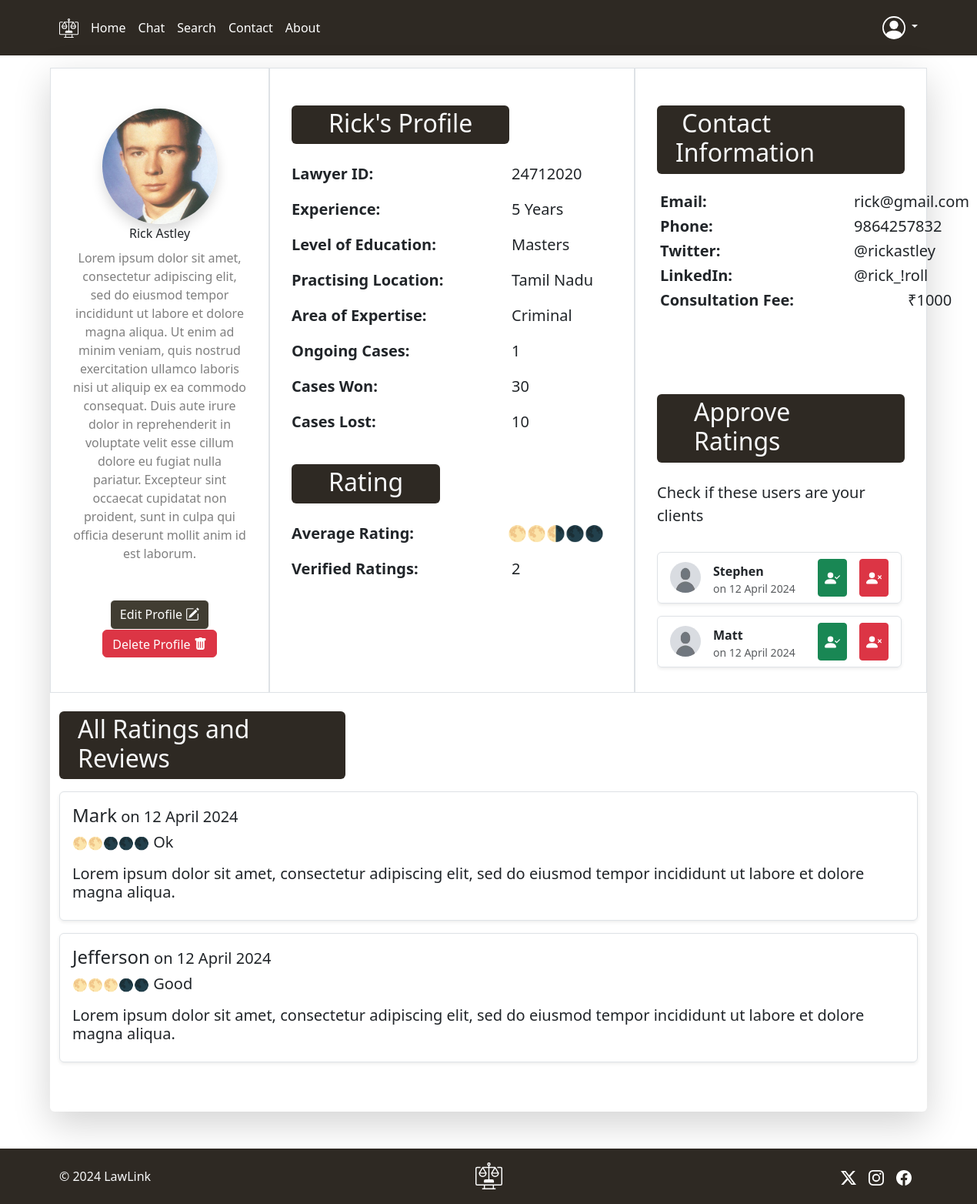
/profile/1 (signed in), run on an earlier commit of the app's database.
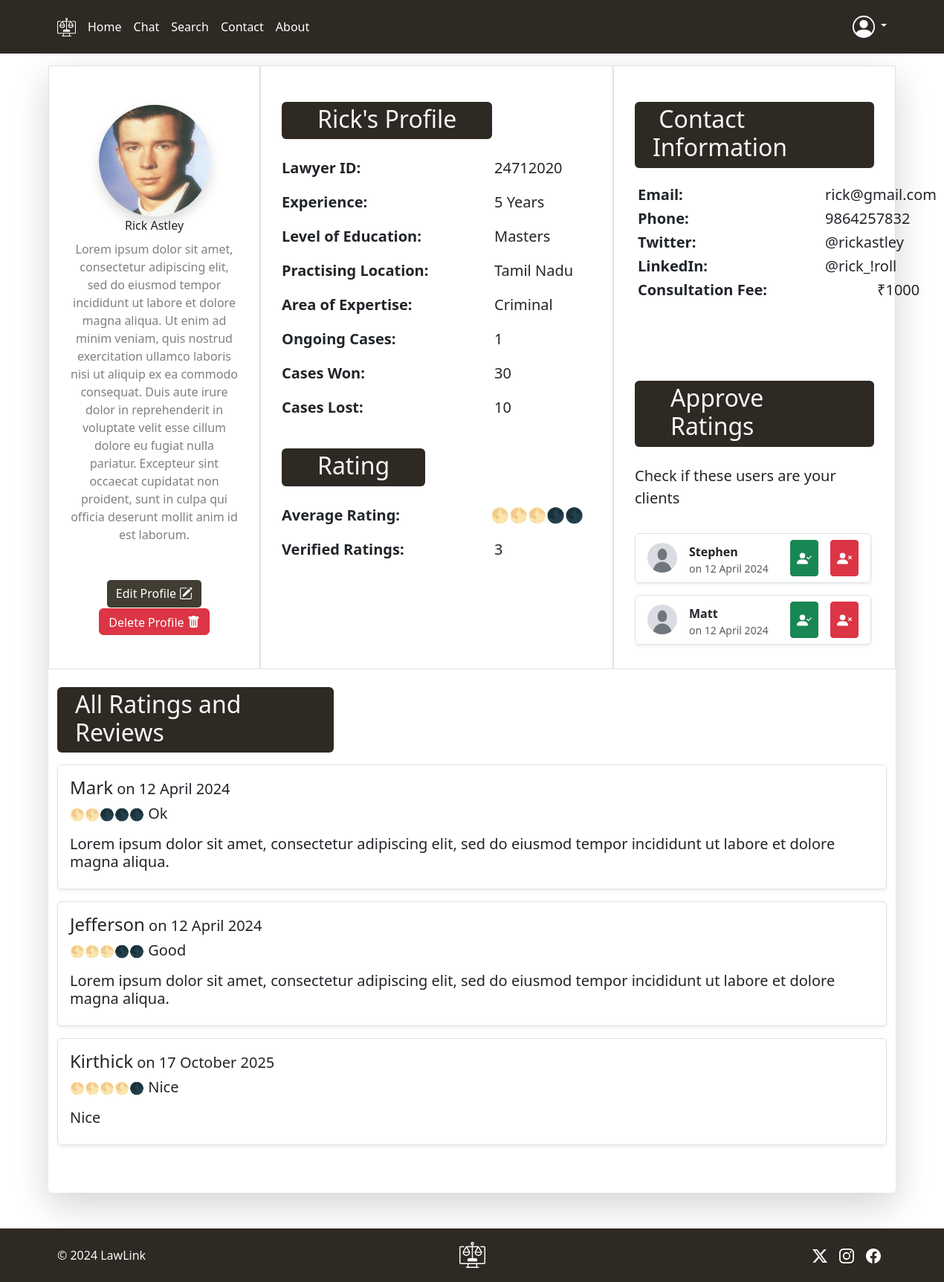
And on a later commit of the database.
### main.py (models this page shows, shortened)
class Lawyer(db.Model, UserMixin):
    __table_name__ = 'lawyer'
    id: db.Mapped[int] = db.mapped_column(primary_key=True)
    name = db.Column(db.String(80), nullable=False)
    pic_url = db.Column(db.String(200), nullable=False)
    bio = db.Column(db.String(200), nullable=False)
    education = db.Column(db.String(20), nullable=False)
    bar_council_id = db.Column(db.Integer, nullable=False, unique=True)
    location = db.Column(db.String(200), nullable=False)
    expertise = db.Column(db.String(200), nullable=False)
    experience = db.Column(db.Integer, nullable=False)
    ongoing = db.Column(db.Integer, nullable=False)
    won = db.Column(db.Integer, nullable=False)
    lost = db.Column(db.Integer, nullable=False)
    verified = db.Column(db.Boolean, default=False)
    phone = db.Column(db.Integer, nullable=False)
    email = db.Column(db.String(200), nullable=False)
    fee = db.Column(db.Integer, nullable=False)
    id_url = db.Column(db.String(200), nullable=False)
    verified_sum = db.Column(db.Integer, default=0)
    verified_count = db.Column(db.Integer, default=0)
    user: db.Mapped["User"] = db.relationship(back_populates="lawyer")
    user_id: db.Mapped[int] = db.mapped_column(db.ForeignKey("user.id"))
    lawyer_rating: db.Mapped[List["Rating"]] = db.relationship(back_populates="lawyer")
    lawyer_contact: db.Mapped[List["Contact"]] = db.relationship(back_populates="lawyer")

class User(db.Model, UserMixin):
    __table_name__ = 'user'
    id: db.Mapped[int] = db.mapped_column(primary_key=True)
    username = db.Column(db.String(80), nullable=False)
    email = db.Column(db.String(120), unique=True, nullable=False)
    password = db.Column(db.String(50), nullable=False)
    lawyer: db.Mapped["Lawyer"] = db.relationship(back_populates="user")
    rating_user: db.Mapped[List["Rating"]] = db.relationship(back_populates="rating_author")
    def get_id(self):
        return str(self.id)

class Contact(db.Model, UserMixin):
    __table_name__ = 'rating'
    id: db.Mapped[int] = db.mapped_column(primary_key=True)
    socials = db.Column(db.String(200), nullable=False)
    usernames = db.Column(db.String(200), default=False)
    lawyer: db.Mapped["Lawyer"] = db.relationship(back_populates="lawyer_contact")
    lawyer_id: db.Mapped[int] = db.mapped_column(db.ForeignKey("lawyer.id"))

class Rating(db.Model, UserMixin):
    __table_name__ = 'rating'
    id: db.Mapped[int] = db.mapped_column(primary_key=True)
    rating = db.Column(db.Integer, nullable=False)
    title = db.Column(db.String(200), nullable=False)
    review = db.Column(db.String(200), nullable=False)
    verified = db.Column(db.Boolean, default=False)
    rating_date = db.Column(db.String(20), nullable=False)
    rating_author: db.Mapped["User"] = db.relationship(back_populates="rating_user")
    author_id: db.Mapped[int] = db.mapped_column(db.ForeignKey("user.id"))
    lawyer: db.Mapped["Lawyer"] = db.relationship(back_populates="lawyer_rating")
    lawyer_id: db.Mapped[int] = db.mapped_column(db.ForeignKey("lawyer.id"))

### main.py (the view, shortened to what this page needs)
@app.route('/profile/<lawyer_id>', methods=['POST', 'GET'])
@login_required
def profile(lawyer_id):
    user = db.session.execute(db.Select(User).where(User.id == current_user.get_id())).scalar()
    lawyer = db.get_or_404(Lawyer, lawyer_id)
    return render_template('profile.html', lawyer=lawyer, user=user, rating_dict=rating_dict)

### main.py (called while the page is built)
@login_manager.user_loader
def load_user(user_id):
    return db.session.execute(db.select(User).where(User.id == user_id)).scalar()

### templates/profile.html (shortened to what this page needs)
{% extends 'header.html' %}
{% block content %}
<body>
  <div class="container rounded bg-white mt-3 mb-5 shadow-lg">
    <div class="row" style="min-height: 650px">
      <div class="col-md-3 border">
        <div class="d-flex flex-column text-center p-3 pt-5" >
          <img class="rounded-circle mt-1 mx-auto shadow" width="150px" height="150px" src="{{ url_for('static', filename=lawyer.pic_url) }}" alt="">
          <span class="font-weight-bold">{{ lawyer.name }}</span>
          <span class="text-black-50 mt-2" style="min-height: 250px">{{ lawyer.bio }}</span>
          {% if user.id == lawyer.user_id %}
            <form action="{{ url_for('delete_profile') }}" class="mt-5" method="post">
              <a type="button" href="/editprofile" class="btn btn-brown">Edit Profile
              </a>
              <button type="submit" name="delete" value="{{ lawyer.id }}" class="btn btn-danger pb-1">Delete Profile
              </button>
            </form>
          {% endif %}
        </div>
      </div>
      <div class="col-md-5 border">
        <div class="p-3 py-5">
          <div class="d-flex justify-content-between align-items-center mb-3">
            <h2 class="text-light px-5 pt-1 pb-2 rounded bg-brown">{{ lawyer.user.username }}'s Profile</h2>
          </div>
          <div class="row mt-3">
            <p class="lead fw-bold">Lawyer ID: <span class="fw-light pos-665">{{ lawyer.bar_council_id }}</span></p>
            <p class="lead fw-bold">Experience: <span class="fw-light pos-665">{{ lawyer.experience }} Years</span></p>
            <p class="lead fw-bold">Level of Education: <span class="fw-light pos-665">{{ lawyer.education }}</span></p>
            <p class="lead fw-bold">Practising Location: <span class="fw-light pos-665">{{ lawyer.location }}</span></p>
            <p class="lead fw-bold">Area of Expertise: <span class="fw-light pos-665">{{ lawyer.expertise }}</span></p>
            <p class="lead fw-bold">Ongoing Cases: <span class="fw-light pos-665">{{ lawyer.ongoing }}</span></p>
            <p class="lead fw-bold">Cases Won: <span class="fw-light pos-665">{{ lawyer.won }}</span></p>
            <p class="lead fw-bold">Cases Lost: <span class="fw-light pos-665">{{ lawyer.lost }}</span></p>
          </div>
          <div class="d-flex justify-content-between align-items-center mb-3 mt-4">
            <h2 class="text-light px-5 pt-1 pb-2 rounded bg-brown">Rating</h2>
          </div>
          {% if lawyer.verified_count > 0: %}
            {% set avg_rating = (lawyer.verified_sum/lawyer.verified_count)|round(1) %}
            {% if avg_rating - avg_rating|int == 0.5: %}
              {% set avg_rating = avg_rating|int + 0.5 %}
            {% elif avg_rating - avg_rating|int > 0.5: %}
              {% set avg_rating = avg_rating|int + 0.7 %}
            {% elif avg_rating - avg_rating|int < 0.5 and avg_rating - avg_rating|int > 0.1: %}
              {% set avg_rating = avg_rating|int + 0.2 %}
            {% else: %}
              {% set avg_rating = avg_rating %}
            {% endif %}
            <p class="lead fw-bold">Average Rating: <span class="fw-light" style="position: absolute; left: 660px">{{ rating_dict[avg_rating] }}</span></p>
            <p class="lead fw-bold">Verified Ratings: <span class="fw-light pos-665">{{ lawyer.verified_count }}</span></p>
          {% endif %}
        </div>
      </div>
      <div class="col-md-4 border">
        {% if user %}
          <div class="p-3 mt-1">
            <div class="d-flex justify-content-between align-items-center mb-3 mt-4 pt-1">
              <h2 class="text-light px-4 pt-1 pb-2 rounded bg-brown" >&nbsp;Contact Information&nbsp;</h2>
            </div>
            <div class="col-md-12 mt-2 ms-1">
              <h5 class="lead fw-bold">Email: <span class="fw-light pos-1110">{{ lawyer.email }}</span></h5>
              <h5 class="lead fw-bold">Phone: <span class="fw-light pos-1110">{{ lawyer.phone }}</span></h5>
            {% for contact in lawyer.lawyer_contact %}
              <h5 class="lead fw-bold">{{ contact.socials }} <span class="fw-light pos-1110">@{{ contact.usernames }}</span></h5>
            {% endfor %}
              <h5 class="lead fw-bold">Consultation Fee: <span class="fw-light" style="position: absolute; left: 1180px">₹{{ lawyer.fee }}</span></h5>
            </div>
            {% if user.id != lawyer.user_id %}
              <form id="rating" class="col-md-12 mt-100" action="{{ url_for('profile', lawyer_id = lawyer.id) }}" method="post">
                  <h5 >Rate Your Experience:</h5>
                <div class="border shadow-sm py-2 mt-2 ps-2 col-6 rounded" style="font-size: 1.3rem">
                  <input onclick="change_rating(1)" type="button" class="px-0 bg-white no-border ms-1" value="🌑" id="rate1" placeholder="">
                  <input onclick="change_rating(2)" type="button" class="px-0 bg-white no-border" value="🌑" id="rate2">
                  <input onclick="change_rating(3)" type="button" class="px-0 bg-white no-border" value="🌑" id="rate3">
                  <input onclick="change_rating(4)" type="button" class="px-0 bg-white no-border" value="🌑" id="rate4">
                  <input onclick="change_rating(5)" type="button" class="px-0 bg-white no-border" value="🌑" id="rate5">
                  <input hidden="hidden" value="0" id="rating_value" name="rating_value">
                  <input hidden="hidden" value="{{ user.username }}" id="reviewed_user" name="reviewed_user">
                </div>
                <input type="text" id="title" class="form-control py-2 my-3 shadow-sm fw-bold" name="title" placeholder="Title">
                <textarea id="review" name="review" class="form-control my-3 shadow-sm" style="height: 9em" placeholder="Details"></textarea>
                <button type="submit" class="btn btn-brown">Save</button>
              </form>
            {% elif user.id == lawyer.user_id %}
            <div class="d-flex justify-content-between align-items-center mb-3 mt-100">
                <h2 class="text-light px-5 pt-1 pb-2 rounded bg-brown" >Approve Ratings</h2>
            </div>
            <p class="lead">Check if these users are your clients</p>
            <div style="max-height:220px;" class="overflow-y-scroll pe-1">
              {% for rating in lawyer.lawyer_rating %}
              {% if not rating.verified %}
                <form id="approve" data-sb-form-api-token="API_TOKEN" action="" method="post">
                  <div class="list-group-item d-flex gap-3 my-3 p-2 px-3 border rounded shadow-sm">
                    {% if rating.rating_author.lawyer: %}
                      <img class="rounded-circle mt-1 mx-auto" width="40px" height="40px" src="{{ url_for('static', filename=rating.rating_author.lawyer.pic_url) }}" alt="">
                    {% else: %}
                      <img class="rounded-circle mt-1 mx-auto" width="40px" height="40px" src="{{ url_for('static', filename='lawyer_pics/default.png') }}" alt="">
                    {% endif %}
                    <span class="pt-1 form-checked-content flex-grow-1">
                      <strong>{{ rating.rating_author.username }}</strong>
                      <small class="d-block text-muted">{{ rating.rating_date }}</small>
                    </span>
                    <button class="btn btn-success px-2 btn-sm" name="approve" value="{{ rating.author_id }}" type="submit">
                    </button>
                    <button class="btn btn-danger px-2 btn-sm" name="delete" value="{{ rating.author_id }}" type="submit">
                    </button>
                  </div>
                </form>
              {% endif %}
              {% else: %}
                <h2 class="text-muted ms-2 mt-4">No Reviews To Approve</h2>
              {% endfor %}
            </div>
            {% endif %}
          </div>
        {% endif %}
      </div>
    </div>
    <div class="mt-4 pb-5">
      <h2 class="text-light ps-4 pt-1 pb-2 mb-3 col-4 rounded bg-brown" >All Ratings and Reviews</h2>
      {% if lawyer.lawyer_rating and lawyer.verified_count > 0 %}
      {% for rating in lawyer.lawyer_rating %}
      {% if rating.verified %}
        <div class="py-3 ps-3 border rounded shadow-sm mb-3">
          <h4>{{ rating.rating_author.username }}<span class="h5 fw-light"> {{ rating.rating_date }}</span></h4>
          <p class="fw-bold">{{ rating_dict[rating.rating] }}<span class="h5"> {{ rating.title }}</span></p>
          <h5 class="fw-light">{{ rating.review }}</h5>
        </div>
      {% endif %}
      {% endfor %}
      {% else %}
        <h2 class="text-center text-muted mt-5">No Verified Reviews Yet</h2>
      {% endif %}
    </div>
  </div>
</body>
{% include 'footer.html' %}
{% endblock %}

### templates/header.html (shortened to what this page needs)
<!DOCTYPE html>
<html lang="en">
<head>
  {{ bootstrap.load_css() }}
  <link rel="stylesheet" href="/static/css/styles.css">
</head>
<header class="p-3 text-white" style="background-color: #2e2923">
  <div class="container">
    <div class="d-flex flex-wrap align-items-center justify-content-center justify-content-lg-start">
      <a href="/" class="d-flex align-items-center me-2 mb-lg-0 text-white text-decoration-none">
      </a>
      <ul class="nav col-12 col-lg-auto me-lg-auto justify-content-center mb-md-0">
        <li><a href="/" class="nav-link px-2 text-white">Home</a></li>
        {% if current_user.is_authenticated: %}
          <li><a href="/openchat" class="nav-link px-2 text-white">Chat</a></li>
          <li><a href="/search" class="nav-link px-2 text-white">Search</a></li>
          <li><a href="/contact" class="nav-link px-2 text-white">Contact</a></li>
        {% else: %}
          <li><a href="/#features" class="nav-link px-2 text-white">Features</a></li>
          <li><a href="/openchat" class="nav-link px-2 text-secondary disabled">Chat</a></li>
          <li><a href="/search" class="nav-link px-2 text-secondary disabled">Search</a></li>
        {% endif %}
          <li><a href="/about" class="nav-link px-2 text-white">About</a></li>
      </ul>
      {% if current_user.is_authenticated: %}
      <div class="dropdown text-end">
        <a href="#" class="d-block link-light text-decoration-none dropdown-toggle" data-bs-toggle="dropdown" aria-expanded="false">
        </a>
      </div>
      {% endif %}
    </div>
  </div>
</header>
{% block content %} {% endblock %}
</html>

### templates/footer.html (shortened to what this page needs)
<div  style="background-color: #2e2923">
  <footer class="container d-flex flex-wrap justify-content-between align-items-center pt-3 mt-4 pb-3">
    <p class="col-md-4 mb-0 text-light">© 2024 LawLink</p>
    <a href="/" class="col-md-4 d-flex align-items-center justify-content-center mb-3 mb-md-0 me-md-auto link-body-emphasis text-decoration-none">
    </a>
    <ul class="nav col-md-4 justify-content-end">
      <li class="nav-item">
        <a href="#" class="nav-link px-2 text-body-secondary">
          <svg xmlns="http://www.w3.org/2000/svg" width="20" height="20" fill="white" class="bi bi-twitter-x" viewBox="0 0 16 16">
            <path d="M12.6.75h2.454l-5.36 6.142L16 15.25h-4.937l-3.867-5.07-4.425 5.07H.316l5.733-6.57L0 .75h5.063l3.495 4.633L12.601.75Zm-.86 13.028h1.36L4.323 2.145H2.865z"/>
          </svg>
        </a>
      </li>
      <li class="nav-item">
        <a href="#" class="nav-link px-2 text-body-secondary">
        </a>
      </li>
      <li class="nav-item">
        <a href="#" class="nav-link px-2 text-body-secondary">
        </a>
      </li>
    </ul>
  </footer>
</div>

### static/css/styles.css (style rules this page uses)
.bg-brown { background-color: #2e2923; }
.pos-665 { font-weight: normal; position: absolute; left: 665px; }
.pos-1110 { font-weight: normal; position: absolute; left: 1110px; }
.mt-100 { margin-top: 110px; }
.btn-brown { color: #FFFFFF; background-color: #413D32; border-color: #FFFFFF; }

What changed in the data, as far as the page shows it:
changed Lawyer "Masters": verified_count "2" → "3"
added Rating: rating_author.username "Kirthick", rating_date "on 17 October 2025", rating "🌕🌕🌕🌕🌑", title "Nice", review "Nice", shown under "All Ratings and Reviews"
Also different on the page:
{{ rating_dict[avg_rating] }}: "🌕🌕🌗🌑🌑" → "🌕🌕🌕🌑🌑"
